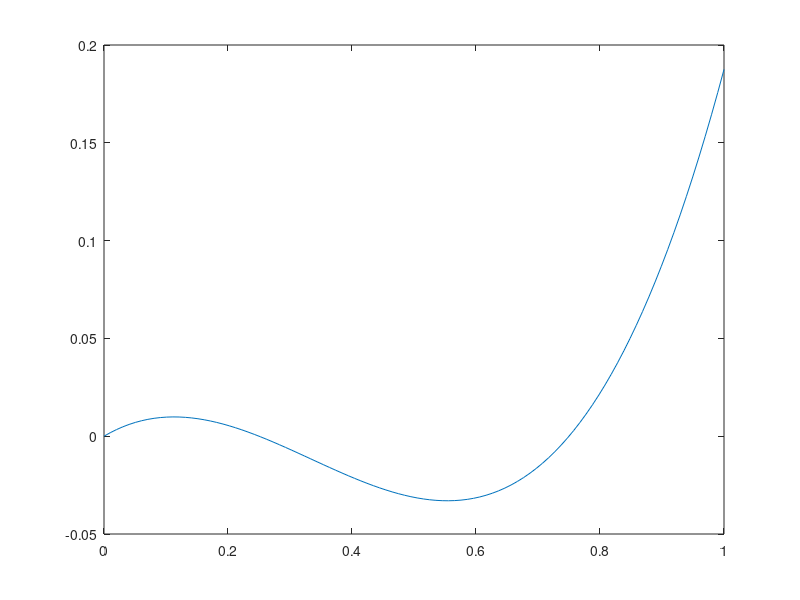

Write MATLAB code to recreate this figure.
x = linspace(0,1,100);

y = @(x) x.*(x-0.25).*(x-0.75);

plot(x,y(x));

fminsearch(y,0.4);

% @(x) G_out(x)
% 
% G_in_workspace([0;0]) 
% 
% ??? Look this up??

f = [-36;-72];
A = [7 8; 5 10;3 4;-1 0;0 -1];
b = [2000;1000;700;0;0];

linprog(f,A,b)

% result is 148 and 26 means you need 148 infantry and 26 armor to 
% maximize force.

